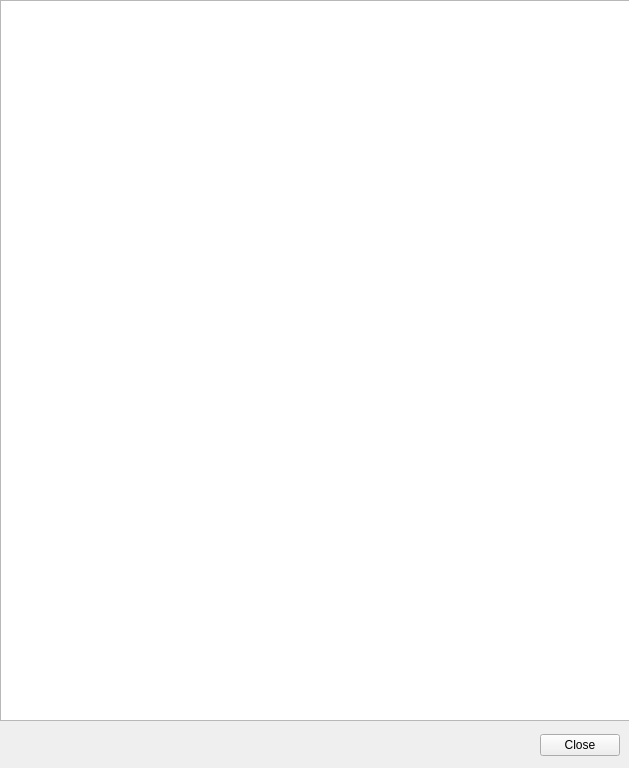
<?xml version="1.0" encoding="UTF-8"?>
<ui version="4.0">
 <class>Form__viewer</class>
 <widget class="QWidget" name="Form__viewer">
  <property name="geometry">
   <rect>
    <x>0</x>
    <y>0</y>
    <width>629</width>
    <height>768</height>
   </rect>
  </property>
  <property name="windowTitle">
   <string>Result_viewer</string>
  </property>
  <widget class="QTextBrowser" name="textBrowser__viewer">
   <property name="geometry">
    <rect>
     <x>0</x>
     <y>0</y>
     <width>631</width>
     <height>721</height>
    </rect>
   </property>
  </widget>
  <widget class="QDialogButtonBox" name="buttonBox__close">
   <property name="geometry">
    <rect>
     <x>540</x>
     <y>733</y>
     <width>80</width>
     <height>24</height>
    </rect>
   </property>
   <property name="standardButtons">
    <set>QDialogButtonBox::Close</set>
   </property>
  </widget>
 </widget>
 <resources/>
 <connections>
  <connection>
   <sender>buttonBox__close</sender>
   <signal>clicked(QAbstractButton*)</signal>
   <receiver>Form__viewer</receiver>
   <slot>close()</slot>
   <hints>
    <hint type="sourcelabel">
     <x>579</x>
     <y>744</y>
    </hint>
    <hint type="destinationlabel">
     <x>314</x>
     <y>383</y>
    </hint>
   </hints>
  </connection>
 </connections>
</ui>
